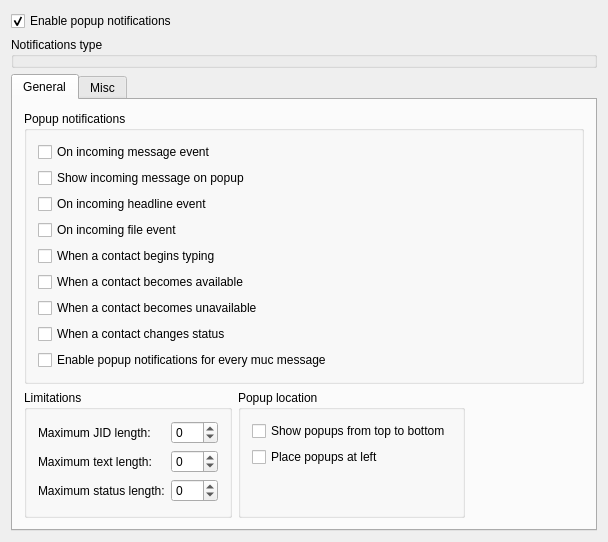
<?xml version="1.0" encoding="UTF-8"?>
<ui version="4.0">
 <class>OptPopups</class>
 <widget class="QWidget" name="OptPopups">
  <property name="geometry">
   <rect>
    <x>0</x>
    <y>0</y>
    <width>608</width>
    <height>520</height>
   </rect>
  </property>
  <property name="windowTitle">
   <string>OptPopupsUI</string>
  </property>
  <layout class="QVBoxLayout" name="verticalLayout_4">
   <item>
    <widget class="QCheckBox" name="ck_popupOn">
     <property name="text">
      <string>Enable popup notifications</string>
     </property>
     <property name="checked">
      <bool>true</bool>
     </property>
    </widget>
   </item>
   <item>
    <widget class="QGroupBox" name="gb_type">
     <property name="title">
      <string>Notifications type</string>
     </property>
    </widget>
   </item>
   <item>
    <widget class="QTabWidget" name="tabWidget">
     <property name="autoFillBackground">
      <bool>false</bool>
     </property>
     <property name="currentIndex">
      <number>0</number>
     </property>
     <widget class="QWidget" name="tab">
      <attribute name="title">
       <string>General</string>
      </attribute>
      <layout class="QVBoxLayout" name="verticalLayout_3">
       <item>
        <widget class="QGroupBox" name="groupBox1">
         <property name="title">
          <string>Popup notifications</string>
         </property>
         <layout class="QVBoxLayout" name="verticalLayout_2">
          <item>
           <widget class="QCheckBox" name="ck_popupOnMessage">
            <property name="text">
             <string>On incoming message event</string>
            </property>
           </widget>
          </item>
          <item>
           <widget class="QCheckBox" name="ck_showPopupMessage">
            <property name="text">
             <string>Show incoming message on popup</string>
            </property>
           </widget>
          </item>
          <item>
           <widget class="QCheckBox" name="ck_popupOnHeadline">
            <property name="text">
             <string>On incoming headline event</string>
            </property>
           </widget>
          </item>
          <item>
           <widget class="QCheckBox" name="ck_popupOnFile">
            <property name="text">
             <string>On incoming file event</string>
            </property>
           </widget>
          </item>
          <item>
           <widget class="QCheckBox" name="ck_popupComposing">
            <property name="text">
             <string>When a contact begins typing</string>
            </property>
           </widget>
          </item>
          <item>
           <widget class="QCheckBox" name="ck_popupOnOnline">
            <property name="text">
             <string>When a contact becomes available</string>
            </property>
           </widget>
          </item>
          <item>
           <widget class="QCheckBox" name="ck_popupOnOffline">
            <property name="text">
             <string>When a contact becomes unavailable</string>
            </property>
           </widget>
          </item>
          <item>
           <widget class="QCheckBox" name="ck_popupOnStatus">
            <property name="text">
             <string>When a contact changes status</string>
            </property>
           </widget>
          </item>
          <item>
           <widget class="QCheckBox" name="ck_everyMucMessage">
            <property name="text">
             <string>Enable popup notifications for every muc message</string>
            </property>
           </widget>
          </item>
         </layout>
        </widget>
       </item>
       <item>
        <layout class="QGridLayout" name="gridLayout">
         <item row="0" column="0">
          <widget class="QGroupBox" name="groupBox">
           <property name="title">
            <string>Limitations</string>
           </property>
           <layout class="QGridLayout" name="_3">
            <item row="0" column="0">
             <widget class="QLabel" name="label">
              <property name="text">
               <string>Maximum JID length:</string>
              </property>
              <property name="alignment">
               <set>Qt::AlignLeading|Qt::AlignLeft|Qt::AlignVCenter</set>
              </property>
             </widget>
            </item>
            <item row="0" column="1">
             <widget class="QSpinBox" name="sb_jid">
              <property name="sizePolicy">
               <sizepolicy hsizetype="Maximum" vsizetype="Fixed">
                <horstretch>0</horstretch>
                <verstretch>0</verstretch>
               </sizepolicy>
              </property>
              <property name="minimum">
               <number>-1</number>
              </property>
              <property name="maximum">
               <number>999</number>
              </property>
             </widget>
            </item>
            <item row="1" column="0">
             <widget class="QLabel" name="label_2">
              <property name="text">
               <string>Maximum text length:</string>
              </property>
              <property name="alignment">
               <set>Qt::AlignLeading|Qt::AlignLeft|Qt::AlignVCenter</set>
              </property>
             </widget>
            </item>
            <item row="1" column="1">
             <widget class="QSpinBox" name="sb_text">
              <property name="sizePolicy">
               <sizepolicy hsizetype="Maximum" vsizetype="Fixed">
                <horstretch>0</horstretch>
                <verstretch>0</verstretch>
               </sizepolicy>
              </property>
              <property name="minimum">
               <number>-1</number>
              </property>
              <property name="maximum">
               <number>999</number>
              </property>
             </widget>
            </item>
            <item row="2" column="0">
             <widget class="QLabel" name="label_3">
              <property name="text">
               <string>Maximum status length:</string>
              </property>
              <property name="alignment">
               <set>Qt::AlignLeading|Qt::AlignLeft|Qt::AlignVCenter</set>
              </property>
             </widget>
            </item>
            <item row="2" column="1">
             <widget class="QSpinBox" name="sb_status">
              <property name="sizePolicy">
               <sizepolicy hsizetype="Maximum" vsizetype="Fixed">
                <horstretch>0</horstretch>
                <verstretch>0</verstretch>
               </sizepolicy>
              </property>
              <property name="minimum">
               <number>-1</number>
              </property>
              <property name="maximum">
               <number>999</number>
              </property>
             </widget>
            </item>
           </layout>
          </widget>
         </item>
         <item row="0" column="1">
          <widget class="QGroupBox" name="groupBox2">
           <property name="title">
            <string>Popup location</string>
           </property>
           <layout class="QVBoxLayout" name="_2" stretch="0,0,0">
            <item>
             <widget class="QCheckBox" name="ck_topToBottom">
              <property name="text">
               <string>Show popups from top to bottom</string>
              </property>
             </widget>
            </item>
            <item>
             <widget class="QCheckBox" name="ck_atLeft">
              <property name="text">
               <string>Place popups at left</string>
              </property>
             </widget>
            </item>
            <item>
             <spacer name="verticalSpacer_2">
              <property name="orientation">
               <enum>Qt::Vertical</enum>
              </property>
              <property name="sizeHint" stdset="0">
               <size>
                <width>20</width>
                <height>40</height>
               </size>
              </property>
             </spacer>
            </item>
           </layout>
          </widget>
         </item>
         <item row="0" column="2">
          <spacer name="horizontalSpacer">
           <property name="orientation">
            <enum>Qt::Horizontal</enum>
           </property>
           <property name="sizeHint" stdset="0">
            <size>
             <width>40</width>
             <height>20</height>
            </size>
           </property>
          </spacer>
         </item>
        </layout>
       </item>
      </layout>
     </widget>
     <widget class="QWidget" name="tab_2">
      <attribute name="title">
       <string>Misc</string>
      </attribute>
      <layout class="QVBoxLayout" name="verticalLayout">
       <item>
        <layout class="QHBoxLayout" name="horizontalLayout_2">
         <item>
          <widget class="QLabel" name="label_4">
           <property name="text">
            <string>Avatar size:</string>
           </property>
          </widget>
         </item>
         <item>
          <widget class="QSpinBox" name="sb_avatar"/>
         </item>
         <item>
          <spacer name="horizontalSpacer_3">
           <property name="orientation">
            <enum>Qt::Horizontal</enum>
           </property>
           <property name="sizeHint" stdset="0">
            <size>
             <width>40</width>
             <height>20</height>
            </size>
           </property>
          </spacer>
         </item>
        </layout>
       </item>
       <item>
        <layout class="QHBoxLayout" name="horizontalLayout">
         <item>
          <widget class="QGroupBox" name="gb_durations">
           <property name="title">
            <string>Durations, sec.</string>
           </property>
           <layout class="QVBoxLayout" name="verticalLayout_5">
            <item>
             <widget class="QScrollArea" name="sa_durations">
              <property name="autoFillBackground">
               <bool>false</bool>
              </property>
              <property name="frameShape">
               <enum>QFrame::NoFrame</enum>
              </property>
              <property name="frameShadow">
               <enum>QFrame::Sunken</enum>
              </property>
              <property name="lineWidth">
               <number>0</number>
              </property>
              <property name="horizontalScrollBarPolicy">
               <enum>Qt::ScrollBarAlwaysOff</enum>
              </property>
              <property name="widgetResizable">
               <bool>false</bool>
              </property>
              <property name="alignment">
               <set>Qt::AlignLeading|Qt::AlignLeft|Qt::AlignTop</set>
              </property>
              <widget class="QWidget" name="scrollAreaWidgetContents">
               <property name="geometry">
                <rect>
                 <x>0</x>
                 <y>0</y>
                 <width>538</width>
                 <height>81</height>
                </rect>
               </property>
               <property name="autoFillBackground">
                <bool>false</bool>
               </property>
              </widget>
             </widget>
            </item>
           </layout>
          </widget>
         </item>
         <item>
          <spacer name="horizontalSpacer_2">
           <property name="orientation">
            <enum>Qt::Horizontal</enum>
           </property>
           <property name="sizeHint" stdset="0">
            <size>
             <width>0</width>
             <height>0</height>
            </size>
           </property>
          </spacer>
         </item>
        </layout>
       </item>
       <item>
        <spacer name="verticalSpacer">
         <property name="orientation">
          <enum>Qt::Vertical</enum>
         </property>
         <property name="sizeHint" stdset="0">
          <size>
           <width>10</width>
           <height>0</height>
          </size>
         </property>
        </spacer>
       </item>
      </layout>
     </widget>
    </widget>
   </item>
  </layout>
 </widget>
 <layoutdefault spacing="6" margin="11"/>
 <tabstops>
  <tabstop>ck_popupOn</tabstop>
  <tabstop>ck_popupOnMessage</tabstop>
  <tabstop>ck_popupOnHeadline</tabstop>
  <tabstop>ck_popupOnFile</tabstop>
  <tabstop>ck_popupOnOnline</tabstop>
  <tabstop>ck_popupOnOffline</tabstop>
  <tabstop>ck_popupOnStatus</tabstop>
 </tabstops>
 <resources/>
 <connections>
  <connection>
   <sender>ck_popupOn</sender>
   <signal>toggled(bool)</signal>
   <receiver>tabWidget</receiver>
   <slot>setEnabled(bool)</slot>
   <hints>
    <hint type="sourcelabel">
     <x>303</x>
     <y>19</y>
    </hint>
    <hint type="destinationlabel">
     <x>303</x>
     <y>273</y>
    </hint>
   </hints>
  </connection>
  <connection>
   <sender>ck_popupOn</sender>
   <signal>toggled(bool)</signal>
   <receiver>gb_type</receiver>
   <slot>setEnabled(bool)</slot>
   <hints>
    <hint type="sourcelabel">
     <x>303</x>
     <y>19</y>
    </hint>
    <hint type="destinationlabel">
     <x>303</x>
     <y>50</y>
    </hint>
   </hints>
  </connection>
 </connections>
</ui>
